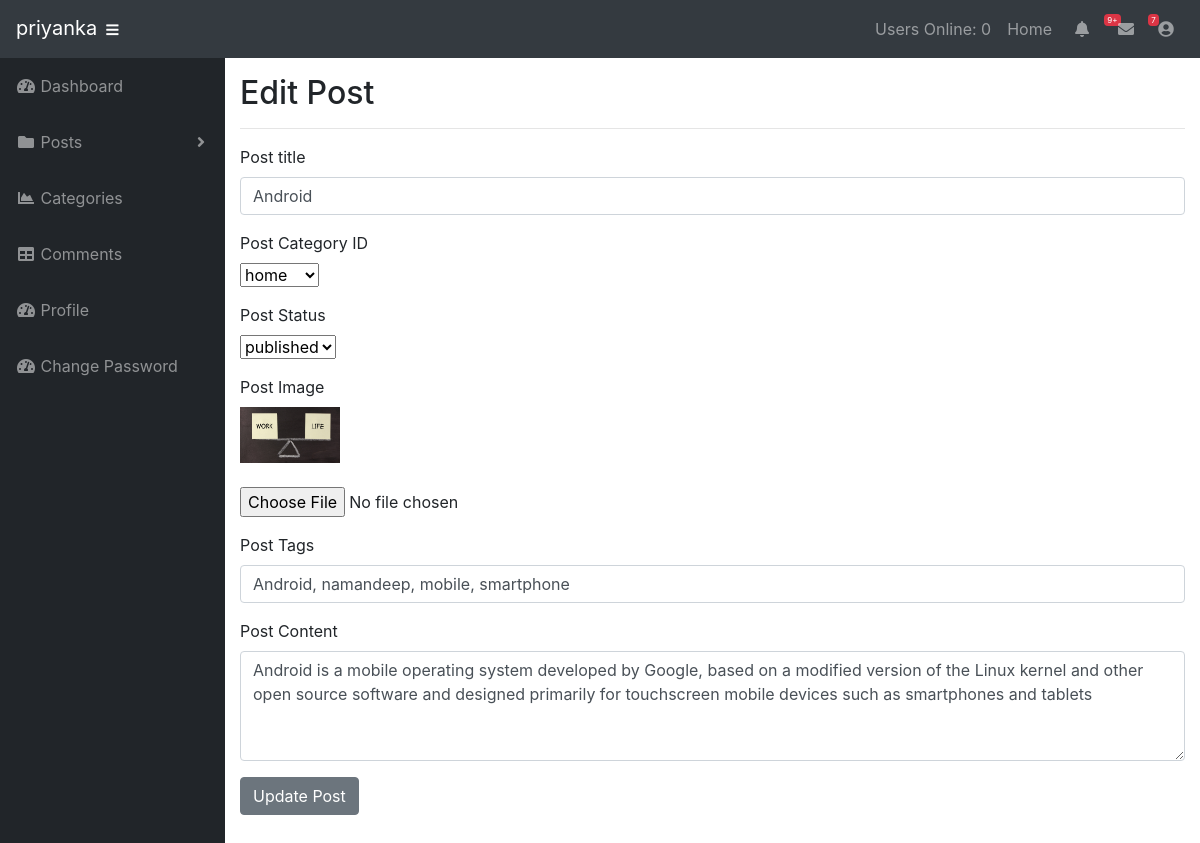
The page /subscriber/posts.php?source=edit_post&p_id=3 (signed in) on the database its author committed.
### tables this page shows
CREATE TABLE `posts` (
  `post_id` int(3) NOT NULL,
  `post_category_id` int(3) NOT NULL,
  `post_title` varchar(255) NOT NULL,
  `post_user` varchar(255) NOT NULL,
  `post_date` date NOT NULL,
  `post_image` text NOT NULL,
  `post_content` text NOT NULL,
  `post_tags` varchar(255) NOT NULL,
  `post_comment_count` int(11) NOT NULL,
  `post_status` varchar(255) NOT NULL DEFAULT 'draft',
  `post_views_count` int(11) NOT NULL
);

### subscriber/functions.php (called while the page is built, shortened)
<?php
function imagePlaceholder($image=''){
    if(!$image){
        return 'nopost.jpg';
    }
    else{
        return $image;
    }
}
?>

### subscriber/includes/edit_post.php (the view, shortened to what this page needs)
<h2>Edit Post</h2>
<hr>
<?php
if(isset($_GET['p_id'])){
    $the_post_id = $_GET['p_id'];
}
$query = "SELECT * FROM posts WHERE post_id = {$the_post_id}";
    $select_posts_by_id = mysqli_query($connection,$query);
    while($row = mysqli_fetch_assoc($select_posts_by_id)){
       $post_title = $row['post_title'];
       $post_status = $row['post_status'];
       $post_image = $row['post_image'];
       $post_tags = $row['post_tags'];
       $post_content = $row['post_content'];
}
?>
<form action="" method="POST" enctype="multipart/form-data">
        <div class="form-group">
            <label for="post_title">Post title</label>
            <input type="text" class="form-control" value="<?php echo $post_title; ?>" name="post_title" >
        </div>
        <div class="form-group">
            <label for="post_category_id">Post Category ID</label><br>
            <select name="post_category_id" id="">
            <?php
            $query = "SELECT * FROM categories";
            $select_category = mysqli_query($connection,$query);
            while($row = mysqli_fetch_assoc($select_category)){
            $cat_id = $row['cat_id'];
            $cat_title = $row['cat_title'];
            echo "<option value='$cat_id'>{$cat_title}</option>";
            }
            ?>
            </select>
        </div>
        <div class="form-group">
            <label for="post_status">Post Status</label><br>
            <select name="post_status" id="">
                <option value="<?php echo $post_status; ?>"><?php echo $post_status; ?></option>
            </select>
        </div>
        <div class="form-group">
            <label for="post_image">Post Image</label><br>
            <?php
                $image = imagePlaceholder($post_image);
                echo "<img width='100' class='img-fluid' src='../images/$image' alt='img'>";
            ?><br><br>
            <input type="file" name="post_image">
        </div>
        <div class="form-group">
            <label for="post_tags">Post Tags</label>
            <input type="text" class="form-control" value="<?php echo $post_tags; ?>" name="post_tags" >
        </div>
        <div class="form-group">
            <label for="post_content">Post Content</label>
            <textarea class="form-control" id="" name="post_content" rows="4"><?php echo $post_content; ?>   </textarea>
        </div>
        <div class="form-group">
            <input type="submit" class="btn btn-secondary " name="update_post" value="Update Post" >
        </div>
    </form>

### subscriber/css/sb-subscriber.css (style rules this page uses)
html { position: relative; min-height: 100%; }
body { height: 100%; }
:root { --input-padding-x: 0.75rem; --input-padding-y: 0.75rem; }

### rows shown on the page
posts: post_title "Android", post_status "published", post_image (picture), post_tags "Android, namandeep, mobile, smartphone", post_content "Android is a mobile operating system developed by Google, based on a modified version of the Linux kernel and other open source software and designed primarily for touchscreen mobile devices such as smartphones and tablets"

### other values the page prints
$_SESSION['username'] "priyanka"
users_online() "0"
form field post_category_id "home"
